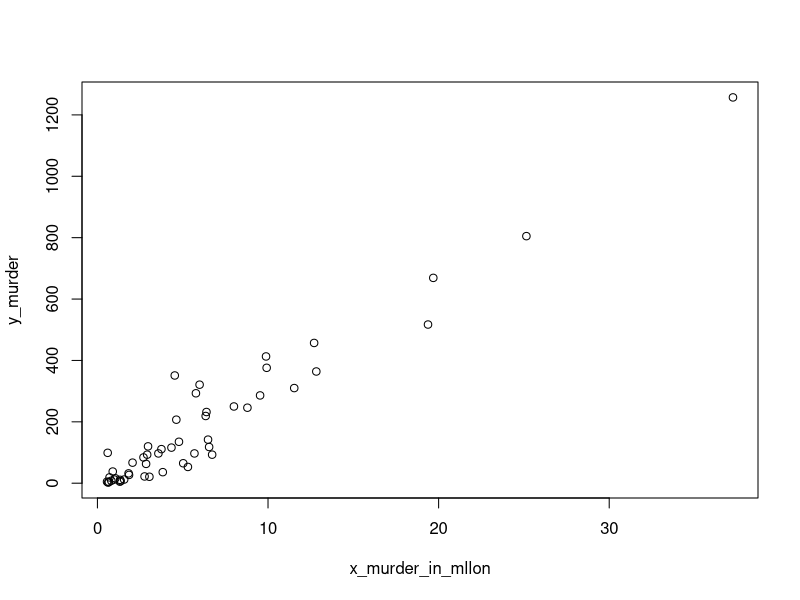
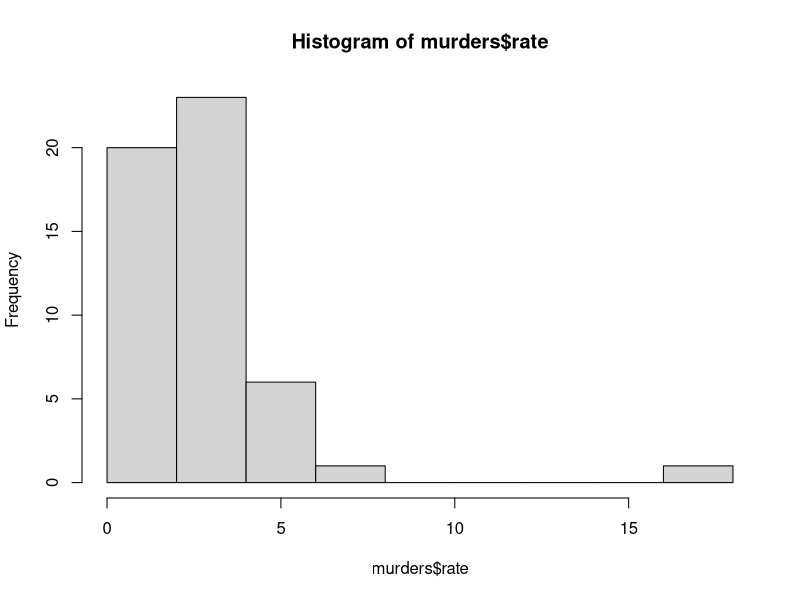

Source code (R) for these figures, in order:
library(dplyr)
library(dslabs)
data(murders)

x_murder_in_mllon <- murders$population / 10^6
y_murder <- murders$total

x_murder_in_mllon
y_murder 

plot(x_murder_in_mllon,y_murder)

murders <- mutate(murders,rate = murders$total/ murders$population*100000)
murders

hist(murders$rate)


murders$state[which.max(murders$rate)]
